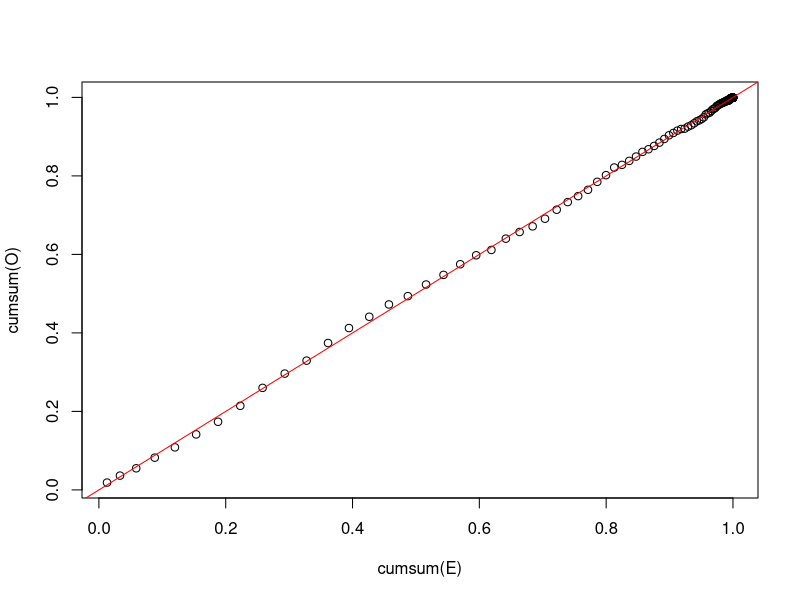

Generate this figure with R:
library(MASS)
df <- read.csv("n_irreg.csv", sep=";", header = T)

# estimate NB(r,p)
theta <- fitdistr(df$n_irreg_EDUC[which(df$n_irreg_EDUC>0)]-1,densfun = "negative binomial")
r = theta$estimate[["size"]]
p = theta$estimate[["size"]]/sum(theta$estimate)

# function that calculates E q^(N+1) where N~NB(r,p), 0<q<1
Eqn<-function(q, r, p){q*((1-p)/(1-p*q))^r}

# goodness of fit
O<-c()
nobs <- sum(df$n_irreg_EDUC>0)
nmax <- max(df$n_irreg_EDUC)-1
for(i in 0:nmax){O[i+1] <- sum(df$n_irreg_EDUC==i+1)/nobs}

E<-dnbinom(seq(0,nmax),r,p)
E<-E/sum(E) #normalize 

# q-q plot
plot(x=cumsum(E), y=cumsum(O))
abline(0,1, col="red")

# G test
G <- 2*nobs*sum(O*log(O/E),na.rm=T)
pval.G <- 1-pchisq(G,df=nmax-1)

# Chisq test == O teste est'a ruim pois 1 municipio possui 155 irregularidades em sa'ude.
chisq.test(x=O*nobs, p = E)

#removendo este municipio
chisq.test(x=O[1:nmax]*(nobs-1), p = E[1:nmax]/sum(E[1:nmax]))

# Calculando os erros esperados
pi00 = 903
pi01 = 50
pi11 = 252
pi10 = 46

p0 = pi00/(pi00+pi10)
p1 = pi11/(pi11+pi01)

r0 = 1-Eqn(p0,r,p)
r1 = 1-Eqn(p1,r,p)
r0
r1
1-r1-r0
